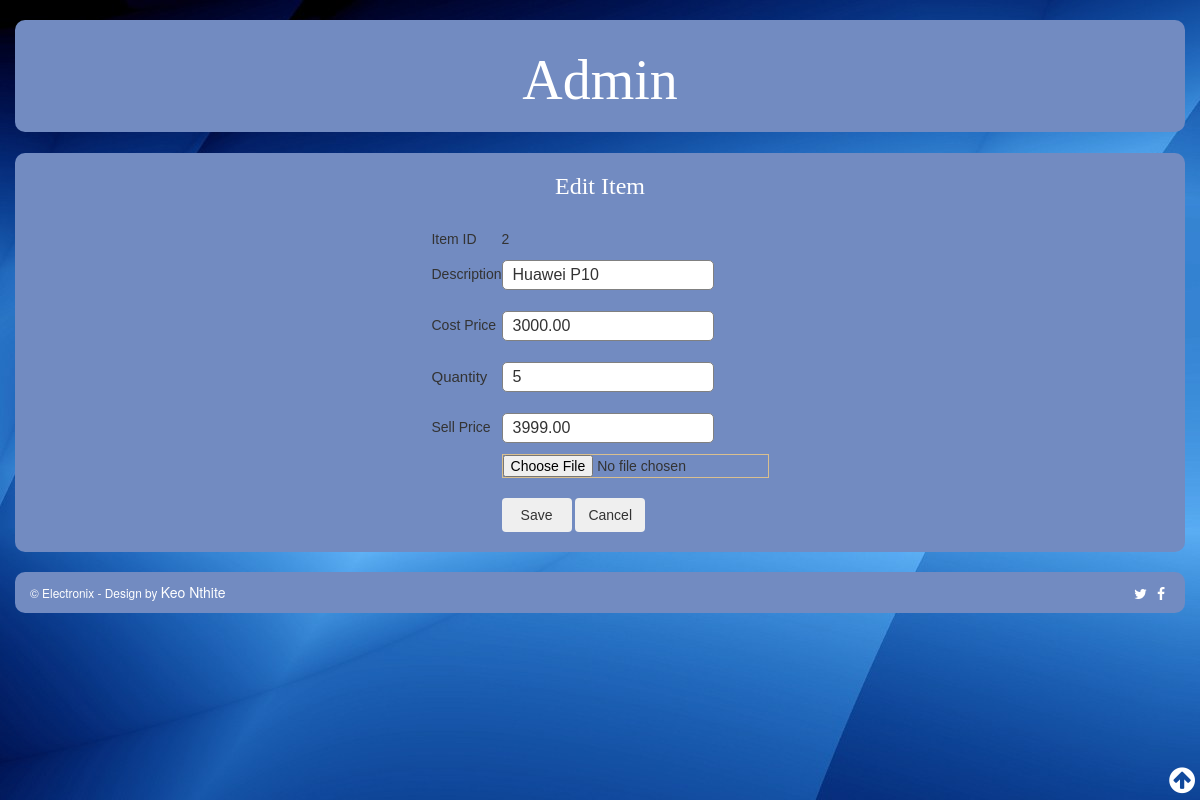
Page /editItem.php?id=2 on the committed database.
### tables this page shows
CREATE TABLE IF NOT EXISTS `tbl_item` (
  `ItemID` int(11) NOT NULL AUTO_INCREMENT,
  `Description` varchar(50) NOT NULL,
  `CostPrice` decimal(10,2) NOT NULL,
  `Quantity` int(11) NOT NULL,
  `SellPrice` decimal(10,2) NOT NULL,
  `Image` varchar(50) NOT NULL,
  PRIMARY KEY (`ItemID`)
);

### editItem.php (the view, shortened to what this page needs)
<?php
$db_host="us-cdbr-east-02.cleardb.com";
$db_username="babab8844655c8";
$db_password="fa85e879";
$db_name="heroku_1f84699d008c6be";
$db_connect = mysqli_connect($db_host, $db_username, $db_password, $db_name);
if(isset($_GET["id"]))
{
	$query = "SELECT * FROM tbl_item WHERE ItemID = ".$_GET['id'];
	$result = mysqli_query($db_connect, $query);
	 $editRow = mysqli_fetch_array($result);
}
?>
<!DOCTYPE html>
<html>
<head>
    <link href="css/bootstrap.min.css" rel="stylesheet">
    <link href="css/bootstrap-theme.min.css" rel="stylesheet">
    <link href="css/stylesheet.css" rel="stylesheet">
	<link rel="stylesheet" href="https://cdnjs.cloudflare.com/ajax/libs/font-awesome/4.7.0/css/font-awesome.min.css">
</head>
<body>
	<br/>
	<div class="container">
		<div id="top" class="row">
			<center><h1>Admin</h1></center>
		</div>
		<br/>
		<div class="row">
			<div id="content">
			<div class="container" style="width:750px;">
			<h3>Edit Item</h3>
			<br />
			<div class="products" >
				 <form method="post">
					 <center><table cellpadding="2" cellspacing="2">
						<tr>
							<td>Item ID</td>
							<td><?php echo $editRow['ItemID']; ?>
							</td>
						</tr>
						<tr>
							<td>Description</td>
							<td>
								<div class="input-group">
									<input type="text" name="description" value="<?php echo $editRow['Description'];?>">
							  	</div>
							</td>
						</tr>
							<tr>
							<td>Cost Price</td>
							<td>
								<div class="input-group">
									<input type="text" name="cost_price" value="<?php echo $editRow['CostPrice'];?>">
							  	</div>
							</td>
						</tr>
						<tr>
							<td style="font-size:15px">Quantity</td>
							<td>
								<div class="input-group">
									<input type="text" name="quantity" value="<?php echo $editRow['Quantity'];?>">
							  	</div>
							</td>
						</tr>
						<tr>
							<td>Sell Price</td>
							<td>
								<div class="input-group">
									<input type="text" name="sell_price" value="<?php echo $editRow['SellPrice'];?>">
							  	</div>
							</td>
						</tr>
						<tr>
							<td></td>
								<td><input type="file" id="image" value="<?php echo $editRow['Image'];?>" name="item_image" accept="images/*" >
								<br/>
							</td>
						</tr>
						<tr>
							<td>&nbsp;</td>
							<td>
				  				<button type="submit" class="btn" name="save" value="Save" style="width:70px;">Save</button>
				  				<button type="submit" class="btn" name="cancel" value="Cancel">Cancel</button>
							</td>
						</tr>
					</table></center>
				</form>
			</div>
			<br/>
			</div>
		</div>
	</div>
		<div class="row">
			<div id="footer" class="col-lg-12">
      			<small>
					&copy; Electronix - Design by <a class="designName" href="http:www.facebook.co.za/keoabetswenthite/" target="_blank">										Keo Nthite </a> <a href="http:facebook/electronix.com" class="fa fa-facebook" title="Facebook"></a> <a href="http:twitter/electronix.com" class="fa fa-twitter" title="Twitter"></a>
				</small>
			</div>
		</div>
	</div>
	<a href="#" class="back-to-top" style="display:inline">
		<i class="fa fa-arrow-circle-up"></i>
	</a>
</body>
</html>

### css/stylesheet.css (style rules this page uses)
#top { margin-bottom: 1px; padding: 10px; background:#728BC1; border-radius:10px; text-align:center; }
#content { border-radius:10px; background:#728BC1; Margin-bottom:20px; font-family:Arial, Helvetica, sans-serif; overflow:auto; overflow:hidden; }
h1, h2, h3 { color:white; font-weight:normal; font-family:Aref Ruqaa; text-align:center; }
.container h1 { font-family:"Times New Roman", Times, serif; font-size:56px; text-align:center; }
#footer { border-radius:10px; background:#728BC1; Padding-top:10px; padding-bottom:7px; color:#ffffff; Margin-bottom:15px; }
#footer a { color:#ffffff; font-size:14px; }
*.fa { border-radius:10px; background:#728BC1; Padding-top:5px; padding-bottom:5px; Margin:0px 5px; float:right; }
input, select, textarea { border: solid 1px #D9BF8F; Margin-top:1px; }
.back-to-top { background:none; margin:0px; position:fixed; bottom:0; right:0; width:40px; height:40px; z-index:100; display:none; color:white; }
.back-to-top i { font-size:30px; border-radius:40px; border:3px; background-color:transparent; color:white; }
.input-group { margin: 10px 0px 10px 0px; }
.input-group input { height: 30px; width: 93%; padding: 5px 10px; font-size: 16px; border-radius: 5px; border: 1px solid gray; }

### rows in the picture
tbl_item: ItemID "2", description "Huawei P10", cost_price "3000.00", quantity "5", sell_price "3999.00"
